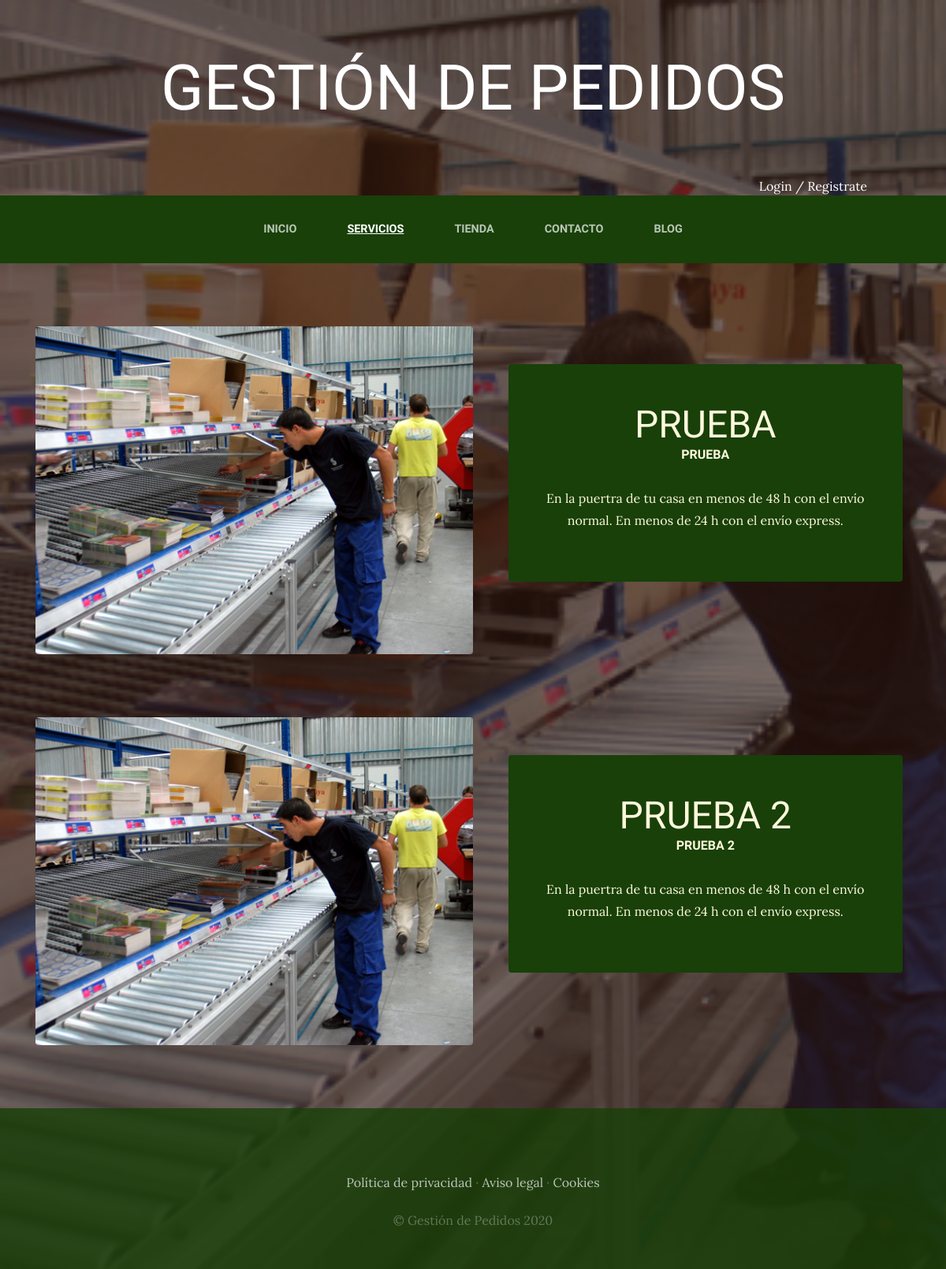
The app's page /servicios/ with its own data.
### Servicios/models.py (models this page shows, shortened)
class Servicio(models.Model):
    titulo= models.CharField(max_length=50)
    contenido=models.CharField(max_length=50)
    imagen= models.ImageField(upload_to='servicios')
    created= models.DateTimeField(auto_now_add=True)# para que se inicie con la fecha en el que se crea de forma automatica
    updated=models.DateTimeField(auto_now_add=True)
    class Meta:
        verbose_name='servicio'
        verbose_name_plural='servicios'

### Servicios/views.py (the view)
# urls.py: path('',views.servicios, name='Servicios'),
def servicios(request):
  servicio= Servicio.objects.all()
  return render(request, 'Servicios/servicios.html',{"servicios": servicio})

### Carro/context_processor.py (called while the page is built)
def importe_total_carro(request):
    total=0
    if request.user.is_authenticated and request.session.get('carro'):
        for key, value in request.session['carro'].items():
            total+=float(value['precio'])
    return{'importe_total_carro': total}

### Servicios/templates/Servicios/servicios.html
{% extends 'ProyectoWebApp/base.html' %}
{% load static %}
{% block content %}
        {% for servicio in servicios %}
        <section class="page-section clearfix">
            <div class="container">
              <div class="intro">
                <img class="intro-img img-fluid mb-3 mb-lg-0 rounded" src="{{servicio.imagen.url}}" style=" width: 50%;">
                <div class="intro-text left-0 text-center bg-faded p-5 rounded">
                  <h2 class="section-heading mb-4" >
                    <span class="section-heading-lower">{{servicio.titulo}}</span>
                    <span class="section-heading-upper">{{servicio.contenido}}</span>
                  </h2>
                  <p class="mb-3">En la puertra de tu casa en menos de 48 h con el envío normal. En menos de 24 h con el envío express.
                  </p>
                </div>
              </div>
            </div>
          </section>
        {% endfor %}
{% endblock %}

### ProyectoWebApp/static/ProyectoWebApp/css/gestion.css (style rules this page uses)
body { font-family: 'Lora'; background: linear-gradient(rgba(47, 23, 15, 0.65), rgba(47, 23, 15, 0.65)), url("../img/bg_main.jpg"); background-attachment: fixed; background-position: center; background-size: cover; }
h1, h2, h3, h4, h5, h6 { font-family: 'Raleway'; }
p { line-height: 1.75; }
.page-section { margin-top: 5rem; margin-bottom: 5rem; }
.section-heading { text-transform: uppercase; }
.section-heading .section-heading-upper { display: block; font-size: 1rem; font-weight: 800; padding-bottom:.5rem; }
.section-heading .section-heading-lower { display: block; font-size: 3rem; font-weight: 100; }
.bg-faded { background-color: rgba(255, 255, 255, 0.85); }
.intro { position: relative; }
@media (min-width: 992px) { .intro .intro-img { width: 75%; float: left; } }
@media (min-width: 992px) { .intro .intro-text { left: 600; width: 60%; margin-top: 3rem; background-color: rgba(24, 64, 8); color: cornsilk; position: absolute; } }
@media (min-width: 1200px) { .intro .intro-text { width: 45%; } }

### records on screen
Servicio: imagen (picture), titulo "PRUEBA", contenido "PRUEBA"
Servicio: imagen (picture), titulo "PRUEBA 2", contenido "PRUEBA 2"
